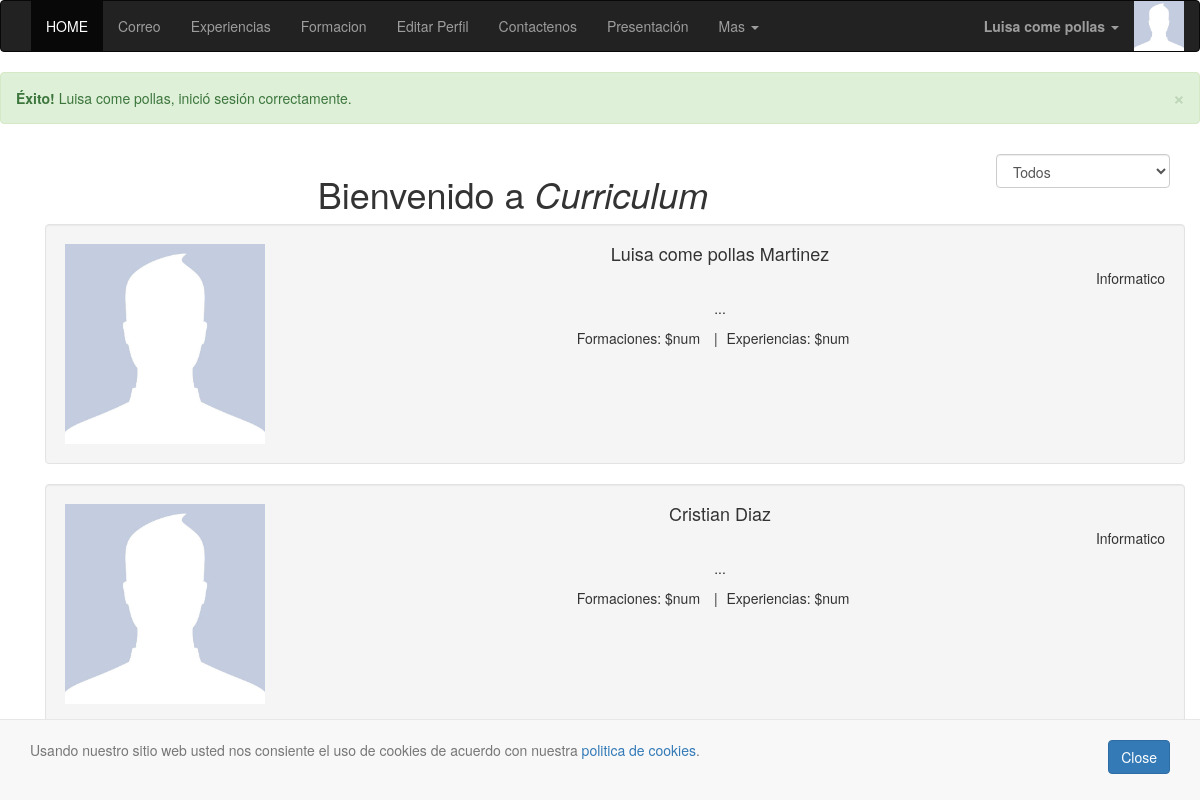
/?login=true&usr=lmgspain@hotmail.com (signed in), run on an earlier commit of the app's database.
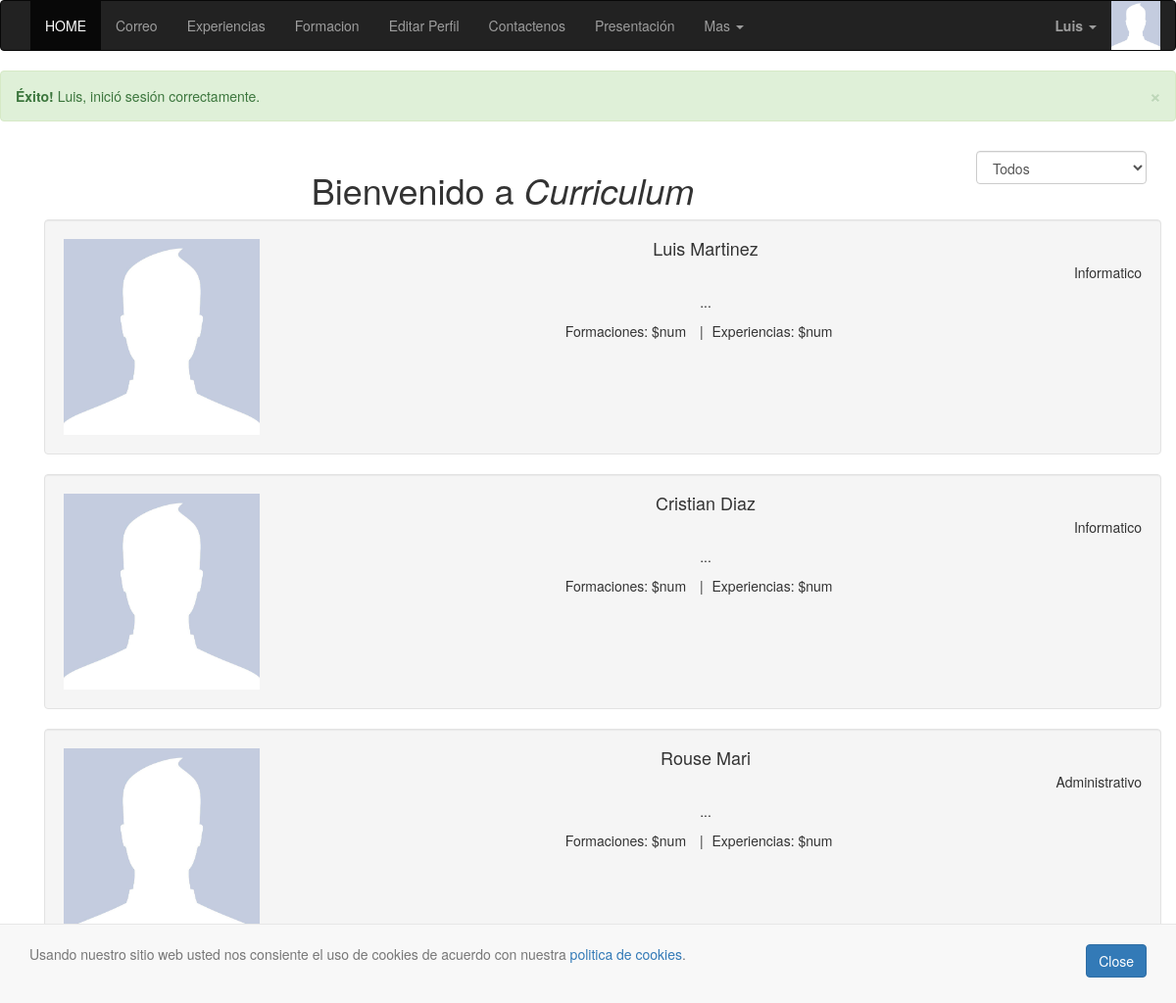
And on a later commit of the database.
### tables this page shows
CREATE TABLE `usr` (
  `id_usr` int(11) NOT NULL,
  `mail` varchar(150) NOT NULL,
  `pass` varchar(100) NOT NULL,
  `name` varchar(50) NOT NULL,
  `surname` varchar(250) NOT NULL,
  `FK_id_prof` int(11) NOT NULL DEFAULT '0',
  `admin` tinyint(1) NOT NULL DEFAULT '0',
  `pic` varchar(150) NOT NULL DEFAULT 'default.jpg',
  `presentacion` text NOT NULL
);

CREATE TABLE `profesion` (
  `id_prof` int(11) NOT NULL,
  `nombre_profesion` varchar(50) NOT NULL
);

### php/class/objetousuario.php (called while the page is built, shortened)
<?php
class usuario{
    private $pic;
    private $name;
    function getpic(){
        return $this -> pic;
    }
    function getname(){
        return $this -> name;
    }
}
?>

### php/MySQLDataSource.php (called while the page is built, shortened)
<?php
function conectar(){
    @$connect = new mysqli("localhost","root","root","curriculum");
    if($connect->connect_errno){
       printf("<h1><span>LA CONEXIÓN CON LA BASE DE DATOS HA FALLADO: %s\n".$connect->connect_error."</span></h1>");
       exit();
    }else{
        return $connect;
    }
}
function makecvs(){
    $conn  = conectar();
    $sql   = 'SELECT `id_usr`, `name`,`surname`,prof.nombre_profesion, `pic`,`presentacion` FROM `usr` INNER JOIN `profesion` AS prof WHERE prof.id_prof = usr.FK_id_prof AND NOT `FK_id_prof` = 0';
    $result = $conn->query($sql);
    if ($result->num_rows > 0) {
        $cvs=array();
        $i=0;
        while($row = $result->fetch_assoc()) {
            $cvs[$i]= new cv;
            $cvs[$i]->setid($row["id_usr"]);
            $cvs[$i]->setpic('media/usrimg/'.$row["pic"]);
            $cvs[$i]->setname($row["name"]);
            $cvs[$i]->setsurname($row["surname"]);
            $cvs[$i]->setprofesion($row["nombre_profesion"]);
            $cvs[$i]->setpresentacion($row["presentacion"]);
            $i++;
        }
    } else {
       $cvs=false;
    }
    return $cvs;
}
?>

### php/class/objetocv.php (called while the page is built, shortened)
<?php
class cv{
    public $id;
    public $pic;
    public $name;
    public $surname;
    public $profesion;
    function getname(){
        return $this -> name;
    }
    function getid(){
        return $this -> id;
    }
    function getpic(){
        return $this -> pic;
    }
    function getsurname(){
        return $this -> surname;
    }
    function getprofesion(){
        return $this -> profesion;
    }
    function setname($name){
         $this -> name = $name;
    }
    function setid($id){
         $this -> id = $id;
    }
    function setpic($pic){
        $this -> pic  = $pic;
    }
    function setsurname($surname){
        $this -> surname  = $surname;
    }
    function setprofesion($profesion){
        $this -> profesion = $profesion;
    }
}
?>

### php/functions.php (the view, shortened to what the changed rows need)
<?php
include_once "MySQLDataSource.php";
include_once "class/objetousuario.php";
include_once "class/objetocv.php";
function geturl($navdir=""){
	if($navdir=="")
	$dir=$_SERVER['PHP_SELF'];
	else
	$dir=$navdir;
	$pos=strrpos($dir,"/");
	$pos=$pos+1;
	$web=substr($dir, $pos);
	return $web;
}
	function usrlogged(){
		if(!isset($_SESSION['usr'])){
			return true;
		}else{
			return false;
		}
	}
?>
<?php
function mostrarcv(){
	$cvs=makecvs();
	if($cvs){
		echo "<div class='container'>";
		foreach ($cvs as $key => $value) {
?>
			<div class="well">
				<div class="media">
					<a class="pull-left" href="viewusr.php?id=<?=$value->getid()?>">
						<img class="media-object" src=<?= $value->getpic(); ?>>
					</a>
					<div class="media-body">
						<h4 class="media-heading"><?= $value->getname() . " " . $value->getsurname(); ?></h4>
					<p class="text-right"><?= $value->getprofesion();?></p>
					<p class="descripcion"><?= substr($value->getpresentacion(),0,150)."..."?></p>
					<ul class="list-inline list-unstyled">
						<li><span><i class=""></i>Formaciones: $num </span></li>
						<li>|</li>
						<span><i class=""></i> Experiencias: $num</span>
						</ul>
				</div>
				</div>
			</div>
<?php
		}
		echo "</div>";
	}else{
		echo "<h3>No se encontraron Curriculums</h3>";
	}
	}
?>

### php/common.php (shortened to what the changed rows need)
<?php
include_once "functions.php";
include_once "class/objetousuario.php";
function menu(){
?>
<nav class="navbar navbar-default navbar-inverse" role="navigation">
  <div class="container-fluid">
<?php
  $pages = array("index.php"=>"HOME");
  $activePage = geturl();
 if(isset($_SESSION['usr'])){
      $pages['mail.php']       ="Correo";
   if($_SESSION['usr']->getkarma()==0){
      $pages['editexp.php']       = "Experiencias";
      $pages['editfor.php']       = "Formacion";
      $pages['edit.php']          = "Editar Perfil";
      $pages["contact.php"]       = "Contactenos";
      $pages["pres.php"]          = "Presentación";
   }else{
      $pages['gestusr.php']       = "Usuarios";
      $pages['profesiones.php']   = "Profesiones";
   }
 }else{
   $pages['reg.php']              = "Registro";
   $pages["contact.php"]          = "Contactenos";
 }
?>
    <div class="collapse navbar-collapse" id="bs-example-navbar-collapse-1">
      <ul class="nav navbar-nav">
      <?php
      foreach($pages as $url=>$title): ?>
        <li <?php if($url == $activePage):?>class="active"<?php endif;?> >
             <a  href="<?php echo $url;?>">
               <?php echo $title;?>
            </a>
        </li>
      <?php endforeach;?>
      </ul>
      <ul class="nav navbar-nav navbar-right">
<?php
      if(usrlogged()){
?>
        <li class="dropdown">
          <a href="#" class="dropdown-toggle" data-toggle="dropdown"><b>Login</b> <span class="caret"></span></a>
      <ul id="login-dp" class="dropdown-menu">
        <li>
           <div class="row">
              <div class="col-md-12">
                 <form class="form" role="form" method="POST" action="php/log.php" accept-charset="UTF-8" id="login-nav">
                    <div class="form-group">
                       <label class="sr-only" for="exampleInputEmail2">Correo</label>
                       <input type="email" name="user" class="form-control" id="exampleInputEmail2" placeholder="Email address" required>
                    </div>
                    <div class="form-group">
                       <label class="sr-only" for="exampleInputPassword2">Contraseña</label>
                       <input type="password" name="pass" class="form-control" id="exampleInputPassword2" placeholder="Password" required>
                                             <div class="help-block text-right"><a href="">¿Olvidó su contraseña?</a></div>
                    </div>
                    <div class="form-group">
                       <input type="submit" class="btn btn-primary btn-block">
                    </div>
                    <div class="checkbox">
                       <label>
                       <input type="checkbox"> Guardar credenciales
                       </label>
                    </div>
                 </form>
              </div>
              <div class="bottom text-center">
               Eres Nuevo? <a href="reg.php"><b>¡Registrate!</b></a>
              </div>
           </div>
        </li>
      </ul>
        </li>
<?php } else{
?>
<li class="dropdown">
    <a href="#" class="dropdown-toggle" data-toggle="dropdown"><b><?= $_SESSION['usr']->getname(); ?></b> <span class="caret"></span></a>
  </li>
   <a href=<?= "'".$_SESSION['usr']->getpic()."'"; ?> class="pull-right" target="_blank"><img class="img-icon" src=<?= "'".$_SESSION['usr']->getpic()."'"; ?>></a>
<?php
}
?>
      </ul>
    </div>
  </div>
</nav>
<?php ;
  if(isset($_GET['login'])){
    if($_GET['login']==="true"){
    ?>
      <div class="alert alert-success alert-dismissable fade in">
        <a href="#" class="close" data-dismiss="alert" aria-label="close">&times;</a>
        <strong>Éxito!</strong>
        <?php
        if(isset($_SESSION['usr'])){
          echo $_SESSION['usr']->getname().",";
        }else{
          echo "Usted";
        }
        ?> inició sesión correctamente.
      </div>
      <?php
      }else {
    }
  }
?>
        <div id="cookie_directive_container" class="container" style="display: none">
            <nav class="navbar navbar-default navbar-fixed-bottom">
            </nav>
        </div>
<?php
}
function styles(){
?>
  <link rel="stylesheet" href="https://maxcdn.bootstrapcdn.com/bootstrap/3.3.7/css/bootstrap.min.css">
  <link rel="stylesheet" type="text/css" href="css/style-one.css">
<?php
  }
?>

What changed in the data, as far as the page shows it:
changed usr "Martinez": name "Luisa come pollas" → "Luis"
now on this page (row edited): usr: name "Rouse", surname "Mari", FK_id_prof.nombre_profesion "Administrativo"
Also different on the page:
$_SESSION['usr']->getname(): "Luisa come pollas" → "Luis"
